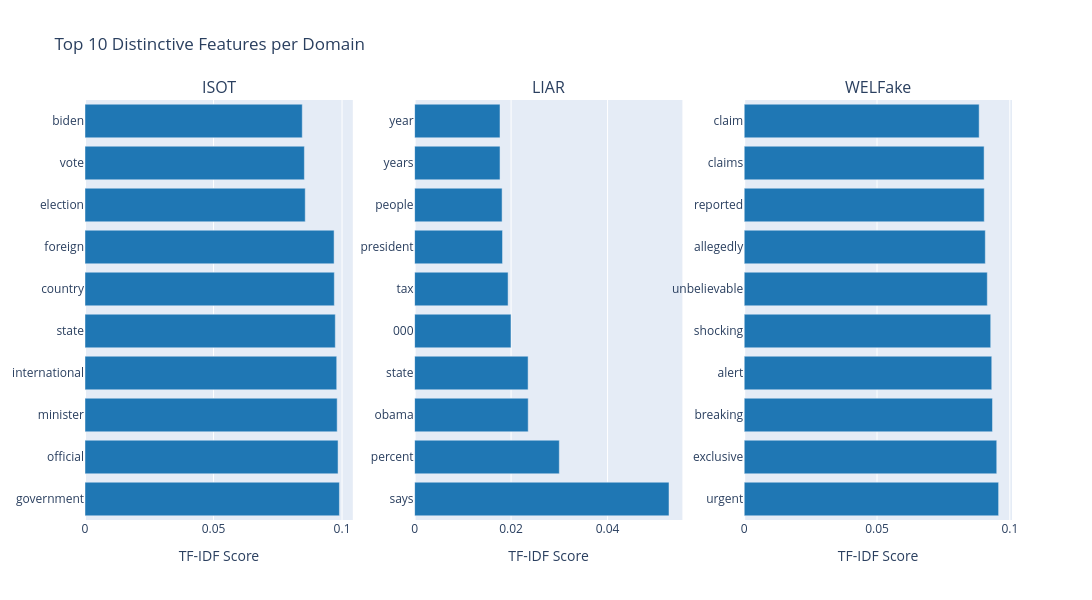
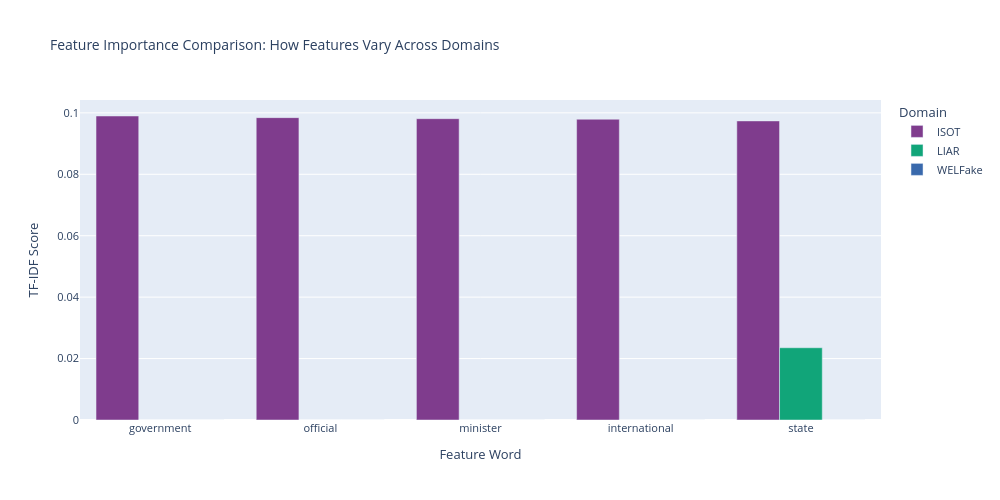

The notebook cell these images were saved under, in order:
### Code cell
# Feature Importance Visualizations
print("\n" + "="*80)
print("FEATURE IMPORTANCE VISUALIZATIONS")
print("="*80)

if 'domain_features' in dir() and domain_features:
    # 1. Top Features by Domain (Horizontal Bar Charts)
    fig_features = make_subplots(
        rows=1, cols=len(domain_features),
        subplot_titles=list(domain_features.keys()),
        specs=[[{'type': 'bar'} for _ in domain_features]]
    )
    
    col_idx = 1
    for domain, data in sorted(domain_features.items()):
        features = data['features'][:10]  # Top 10
        scores = data['scores'][:10]
        
        fig_features.add_trace(
            go.Bar(
                y=features,
                x=scores,
                orientation='h',
                marker_color='#1f77b4',
                showlegend=False,
                hovertemplate='<b>%{y}</b><br>TF-IDF: %{x:.4f}<extra></extra>'
            ),
            row=1, col=col_idx
        )
        
        col_idx += 1
    
    fig_features.update_xaxes(title_text='TF-IDF Score')
    fig_features.update_layout(
        title_text='Top 10 Distinctive Features per Domain',
        height=600,
        width=1200,
        showlegend=False
    )
    
    fig_features.show()
    print("✓ Horizontal bar chart: Top features per domain")
    
    # 2. Feature Score Comparison (if multiple domains)
    if len(domain_features) > 1:
        domains_list = list(domain_features.keys())
        
        # Create comparison for top 5 features from first domain
        top_features_domain1 = domain_features[domains_list[0]]['features'][:5]
        
        comparison_data = []
        for feat in top_features_domain1:
            for domain in domains_list:
                if feat in domain_features[domain]['features']:
                    idx = domain_features[domain]['features'].index(feat)
                    score = domain_features[domain]['scores'][idx]
                else:
                    score = 0
                
                comparison_data.append({
                    'Feature': feat,
                    'Domain': domain,
                    'Score': score
                })
        
        comparison_df = pd.DataFrame(comparison_data)
        
        fig_comp = px.bar(
            comparison_df,
            x='Feature',
            y='Score',
            color='Domain',
            barmode='group',
            title='Feature Importance Comparison: How Features Vary Across Domains',
            labels={'Score': 'TF-IDF Score', 'Feature': 'Feature Word'},
            height=500,
            width=1000,
            color_discrete_sequence=px.colors.qualitative.Bold
        )
        
        fig_comp.update_layout(
            hovermode='x unified',
            font=dict(size=11),
            title_font_size=14
        )
        
        fig_comp.show()
        print("✓ Grouped bar chart: Feature importance comparison across domains")
    
    print("\n✓ Feature importance visualizations complete!")

else:
    print("⚠ Domain features not available for visualization")

### Figure 1 — Plotly figure (JSON) as saved in the notebook; plotly's stock layout.template omitted (floating-point values rounded to 4 significant figures)
{"data": [{"hovertemplate": "<b>%{y}</b><br>TF-IDF: %{x:.4f}<extra></extra>", "marker": {"color": "#1f77b4"}, "orientation": "h", "showlegend": false, "type": "bar", "x": [0.09898, 0.09845, 0.09811, 0.09793, 0.09738, 0.097, 0.09691, 0.08568, 0.08535, 0.08453], "xaxis": "x", "y": ["government", "official", "minister", "international", "state", "country", "foreign", "election", "vote", "biden"], "yaxis": "y"}, {"hovertemplate": "<b>%{y}</b><br>TF-IDF: %{x:.4f}<extra></extra>", "marker": {"color": "#1f77b4"}, "orientation": "h", "showlegend": false, "type": "bar", "x": [0.05274, 0.02999, 0.02355, 0.02353, 0.01998, 0.01938, 0.01822, 0.01813, 0.01771, 0.0177], "xaxis": "x2", "y": ["says", "percent", "obama", "state", "000", "tax", "president", "people", "years", "year"], "yaxis": "y2"}, {"hovertemplate": "<b>%{y}</b><br>TF-IDF: %{x:.4f}<extra></extra>", "marker": {"color": "#1f77b4"}, "orientation": "h", "showlegend": false, "type": "bar", "x": [0.09577, 0.09507, 0.09346, 0.09319, 0.0928, 0.09151, 0.09077, 0.09037, 0.09031, 0.08845], "xaxis": "x3", "y": ["urgent", "exclusive", "breaking", "alert", "shocking", "unbelievable", "allegedly", "reported", "claims", "claim"], "yaxis": "y3"}], "layout": {"annotations": [{"font": {"size": 16}, "showarrow": false, "text": "ISOT", "x": 0.1444, "xanchor": "center", "xref": "paper", "y": 1, "yanchor": "bottom", "yref": "paper"}, {"font": {"size": 16}, "showarrow": false, "text": "LIAR", "x": 0.5, "xanchor": "center", "xref": "paper", "y": 1, "yanchor": "bottom", "yref": "paper"}, {"font": {"size": 16}, "showarrow": false, "text": "WELFake", "x": 0.8556, "xanchor": "center", "xref": "paper", "y": 1, "yanchor": "bottom", "yref": "paper"}], "height": 600, "showlegend": false, "title": {"text": "Top 10 Distinctive Features per Domain"}, "width": 1200, "xaxis": {"anchor": "y", "domain": [0, 0.2889], "title": {"text": "TF-IDF Score"}}, "xaxis2": {"anchor": "y2", "domain": [0.3556, 0.6444], "title": {"text": "TF-IDF Score"}}, "xaxis3": {"anchor": "y3", "domain": [0.7111, 1], "title": {"text": "TF-IDF Score"}}, "yaxis": {"anchor": "x", "domain": [0, 1]}, "yaxis2": {"anchor": "x2", "domain": [0, 1]}, "yaxis3": {"anchor": "x3", "domain": [0, 1]}}}

### Figure 2 — Plotly figure (JSON) as saved in the notebook; plotly's stock layout.template omitted (floating-point values rounded to 4 significant figures)
{"data": [{"alignmentgroup": "True", "hovertemplate": "Domain=ISOT<br>Feature Word=%{x}<br>TF-IDF Score=%{y}<extra></extra>", "legendgroup": "ISOT", "marker": {"color": "rgb(127, 60, 141)", "pattern": {"shape": ""}}, "name": "ISOT", "offsetgroup": "ISOT", "orientation": "v", "showlegend": true, "textposition": "auto", "type": "bar", "x": ["government", "official", "minister", "international", "state"], "xaxis": "x", "y": [0.09898, 0.09845, 0.09811, 0.09793, 0.09738], "yaxis": "y"}, {"alignmentgroup": "True", "hovertemplate": "Domain=LIAR<br>Feature Word=%{x}<br>TF-IDF Score=%{y}<extra></extra>", "legendgroup": "LIAR", "marker": {"color": "rgb(17, 165, 121)", "pattern": {"shape": ""}}, "name": "LIAR", "offsetgroup": "LIAR", "orientation": "v", "showlegend": true, "textposition": "auto", "type": "bar", "x": ["government", "official", "minister", "international", "state"], "xaxis": "x", "y": [0.0, 0.0, 0.0, 0.0, 0.02353], "yaxis": "y"}, {"alignmentgroup": "True", "hovertemplate": "Domain=WELFake<br>Feature Word=%{x}<br>TF-IDF Score=%{y}<extra></extra>", "legendgroup": "WELFake", "marker": {"color": "rgb(57, 105, 172)", "pattern": {"shape": ""}}, "name": "WELFake", "offsetgroup": "WELFake", "orientation": "v", "showlegend": true, "textposition": "auto", "type": "bar", "x": ["government", "official", "minister", "international", "state"], "xaxis": "x", "y": [0.0, 0.0, 0.0, 0.0, 0.0], "yaxis": "y"}], "layout": {"barmode": "group", "font": {"size": 11}, "height": 500, "hovermode": "x unified", "legend": {"title": {"text": "Domain"}, "tracegroupgap": 0}, "title": {"font": {"size": 14}, "text": "Feature Importance Comparison: How Features Vary Across Domains"}, "width": 1000, "xaxis": {"anchor": "y", "domain": [0, 1], "title": {"text": "Feature Word"}}, "yaxis": {"anchor": "x", "domain": [0, 1], "title": {"text": "TF-IDF Score"}}}}
